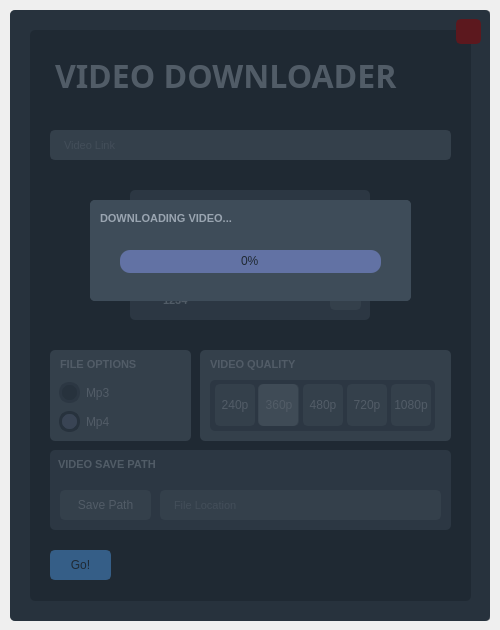
<?xml version="1.0" encoding="UTF-8"?>
<ui version="4.0">
 <class>MainWindow</class>
 <widget class="QMainWindow" name="MainWindow">
  <property name="geometry">
   <rect>
    <x>0</x>
    <y>0</y>
    <width>500</width>
    <height>630</height>
   </rect>
  </property>
  <property name="windowTitle">
   <string>MainWindow</string>
  </property>
  <widget class="QWidget" name="centralwidget">
   <widget class="QFrame" name="main_frame">
    <property name="geometry">
     <rect>
      <x>10</x>
      <y>10</y>
      <width>480</width>
      <height>611</height>
     </rect>
    </property>
    <property name="font">
     <font>
      <pointsize>8</pointsize>
     </font>
    </property>
    <property name="styleSheet">
     <string notr="true">background-color: rgb(50, 63, 75);
border-radius: 5px;</string>
    </property>
    <property name="frameShape">
     <enum>QFrame::StyledPanel</enum>
    </property>
    <property name="frameShadow">
     <enum>QFrame::Raised</enum>
    </property>
    <widget class="QFrame" name="inside_frame">
     <property name="geometry">
      <rect>
       <x>20</x>
       <y>20</y>
       <width>441</width>
       <height>571</height>
      </rect>
     </property>
     <property name="styleSheet">
      <string notr="true">	background-color: rgb(31, 41, 51);
	border-radius: 5px;</string>
     </property>
     <property name="frameShape">
      <enum>QFrame::StyledPanel</enum>
     </property>
     <property name="frameShadow">
      <enum>QFrame::Raised</enum>
     </property>
     <widget class="QLabel" name="main_logo_text">
      <property name="geometry">
       <rect>
        <x>25</x>
        <y>20</y>
        <width>391</width>
        <height>51</height>
       </rect>
      </property>
      <property name="font">
       <font>
        <family>Uni Sans Heavy CAPS</family>
        <pointsize>24</pointsize>
        <weight>75</weight>
        <bold>true</bold>
       </font>
      </property>
      <property name="styleSheet">
       <string notr="true">color: rgb(154, 165, 177)</string>
      </property>
      <property name="text">
       <string>VIDEO DOWNLOADER</string>
      </property>
     </widget>
     <widget class="QPushButton" name="download_button">
      <property name="geometry">
       <rect>
        <x>20</x>
        <y>520</y>
        <width>61</width>
        <height>30</height>
       </rect>
      </property>
      <property name="styleSheet">
       <string notr="true">QPushButton {
	border: 2px solid rgb(85, 170, 255);
	border-radius: 5px;	
	background-color: rgb(85, 170, 255);
	color: rgb(31, 41, 51)
}
QPushButton:hover {
	background-color: rgb(50, 190, 255);
	border: 2px solid rgb(50, 190, 255);
}
</string>
      </property>
      <property name="text">
       <string>Go!</string>
      </property>
     </widget>
     <widget class="QFrame" name="file_options_frame">
      <property name="geometry">
       <rect>
        <x>20</x>
        <y>320</y>
        <width>141</width>
        <height>91</height>
       </rect>
      </property>
      <property name="styleSheet">
       <string notr="true">	background-color: rgb(82, 96, 109);
	border-radius: 5px;</string>
      </property>
      <property name="frameShape">
       <enum>QFrame::StyledPanel</enum>
      </property>
      <property name="frameShadow">
       <enum>QFrame::Raised</enum>
      </property>
      <widget class="QRadioButton" name="mp3_radio_button">
       <property name="geometry">
        <rect>
         <x>9</x>
         <y>32</y>
         <width>96</width>
         <height>21</height>
        </rect>
       </property>
       <property name="styleSheet">
        <string notr="true">QRadioButton::indicator {
    border: 3px solid rgb(62, 76, 89);
	width: 15px;
	height: 15px;
	border-radius: 10px;
    background: rgb(50, 63, 75);
}

QRadioButton { 
	color: rgb(154, 165, 177)

}

QRadioButton::indicator:hover {
    border: 3px solid rgb(62, 76, 89);
}
QRadioButton::indicator:checked {
    background: 3px solid rgb(94, 106, 130);
	border: 3px solid rgb(50, 63, 75);	
}</string>
       </property>
       <property name="text">
        <string>Mp3</string>
       </property>
      </widget>
      <widget class="QRadioButton" name="mp4_radio_button">
       <property name="geometry">
        <rect>
         <x>9</x>
         <y>61</y>
         <width>96</width>
         <height>21</height>
        </rect>
       </property>
       <property name="styleSheet">
        <string notr="true">QRadioButton::indicator {
    border: 3px solid rgb(62, 76, 89);
	width: 15px;
	height: 15px;
	border-radius: 10px;
    background: rgb(50, 63, 75);
}

QRadioButton { 
	color: rgb(154, 165, 177)

}

QRadioButton::indicator:hover {
    border: 3px solid rgb(62, 76, 89);
}
QRadioButton::indicator:checked {
    background: 3px solid rgb(94, 106, 130);
	border: 3px solid rgb(50, 63, 75);	
}</string>
       </property>
       <property name="text">
        <string>Mp4</string>
       </property>
       <property name="checked">
        <bool>true</bool>
       </property>
      </widget>
      <widget class="QLabel" name="file_options_text">
       <property name="geometry">
        <rect>
         <x>10</x>
         <y>6</y>
         <width>211</width>
         <height>16</height>
        </rect>
       </property>
       <property name="font">
        <font>
         <family>Segoe UI</family>
         <pointsize>8</pointsize>
         <weight>75</weight>
         <bold>true</bold>
        </font>
       </property>
       <property name="styleSheet">
        <string notr="true">color: rgb(154, 165, 177)</string>
       </property>
       <property name="text">
        <string>FILE OPTIONS</string>
       </property>
      </widget>
     </widget>
     <widget class="QFrame" name="video_quality_frame">
      <property name="geometry">
       <rect>
        <x>170</x>
        <y>320</y>
        <width>251</width>
        <height>91</height>
       </rect>
      </property>
      <property name="styleSheet">
       <string notr="true">	background-color: rgb(82, 96, 109);
	border-radius: 5px;</string>
      </property>
      <property name="frameShape">
       <enum>QFrame::StyledPanel</enum>
      </property>
      <property name="frameShadow">
       <enum>QFrame::Raised</enum>
      </property>
      <widget class="QLabel" name="video_quality_text">
       <property name="geometry">
        <rect>
         <x>10</x>
         <y>6</y>
         <width>211</width>
         <height>16</height>
        </rect>
       </property>
       <property name="font">
        <font>
         <family>Segoe UI</family>
         <pointsize>8</pointsize>
         <weight>75</weight>
         <bold>true</bold>
        </font>
       </property>
       <property name="styleSheet">
        <string notr="true">color: rgb(154, 165, 177)</string>
       </property>
       <property name="text">
        <string>VIDEO QUALITY</string>
       </property>
      </widget>
      <widget class="QFrame" name="video_quality_selctor_frame">
       <property name="geometry">
        <rect>
         <x>10</x>
         <y>30</y>
         <width>225</width>
         <height>51</height>
        </rect>
       </property>
       <property name="styleSheet">
        <string notr="true">	background-color: rgb(62, 76, 89);
	border-radius: 5px;</string>
       </property>
       <property name="frameShape">
        <enum>QFrame::StyledPanel</enum>
       </property>
       <property name="frameShadow">
        <enum>QFrame::Raised</enum>
       </property>
       <widget class="QPushButton" name="button_240p">
        <property name="geometry">
         <rect>
          <x>5</x>
          <y>4</y>
          <width>40</width>
          <height>42</height>
         </rect>
        </property>
        <property name="styleSheet">
         <string notr="true">QPushButton {
	border: 2px solid rgb(82, 96, 109);
	border-radius: 5px;	
	background-color: rgb(82, 96, 109);
	color: rgb(154, 165, 177)
}
</string>
        </property>
        <property name="text">
         <string>240p</string>
        </property>
       </widget>
       <widget class="QPushButton" name="button_360p">
        <property name="geometry">
         <rect>
          <x>49</x>
          <y>4</y>
          <width>40</width>
          <height>42</height>
         </rect>
        </property>
        <property name="styleSheet">
         <string notr="true">QPushButton {
	border: 2px solid rgb(82, 96, 109);
	border-radius: 5px;	
	background-color: rgb(82, 96, 109);
	color: rgb(154, 165, 177)
}
</string>
        </property>
        <property name="text">
         <string>360p</string>
        </property>
       </widget>
       <widget class="QPushButton" name="button_480p">
        <property name="geometry">
         <rect>
          <x>93</x>
          <y>4</y>
          <width>40</width>
          <height>42</height>
         </rect>
        </property>
        <property name="styleSheet">
         <string notr="true">QPushButton {
	border: 2px solid rgb(82, 96, 109);
	border-radius: 5px;	
	background-color: rgb(82, 96, 109);
	color: rgb(154, 165, 177)
}
</string>
        </property>
        <property name="text">
         <string>480p</string>
        </property>
       </widget>
       <widget class="QPushButton" name="button_720p">
        <property name="geometry">
         <rect>
          <x>137</x>
          <y>4</y>
          <width>40</width>
          <height>42</height>
         </rect>
        </property>
        <property name="styleSheet">
         <string notr="true">QPushButton {
	border: 2px solid rgb(82, 96, 109);
	border-radius: 5px;	
	background-color: rgb(82, 96, 109);
	color: rgb(154, 165, 177)
}
</string>
        </property>
        <property name="text">
         <string>720p</string>
        </property>
       </widget>
       <widget class="QPushButton" name="button_1080p">
        <property name="geometry">
         <rect>
          <x>181</x>
          <y>4</y>
          <width>40</width>
          <height>42</height>
         </rect>
        </property>
        <property name="styleSheet">
         <string notr="true">QPushButton {
	border: 2px solid rgb(82, 96, 109);
	border-radius: 5px;	
	background-color: rgb(82, 96, 109);
	color: rgb(154, 165, 177)
}
</string>
        </property>
        <property name="text">
         <string>1080p</string>
        </property>
       </widget>
       <widget class="QFrame" name="video_quality_highlighter_frame">
        <property name="geometry">
         <rect>
          <x>48</x>
          <y>4</y>
          <width>40</width>
          <height>42</height>
         </rect>
        </property>
        <property name="styleSheet">
         <string notr="true">background-color: rgba(154, 165, 177, 100);</string>
        </property>
        <property name="frameShape">
         <enum>QFrame::StyledPanel</enum>
        </property>
        <property name="frameShadow">
         <enum>QFrame::Raised</enum>
        </property>
       </widget>
      </widget>
     </widget>
     <widget class="QFrame" name="video_save_path_frame">
      <property name="geometry">
       <rect>
        <x>20</x>
        <y>420</y>
        <width>401</width>
        <height>80</height>
       </rect>
      </property>
      <property name="styleSheet">
       <string notr="true">	background-color:rgb(62, 76, 89);
	border-radius: 5px;</string>
      </property>
      <property name="frameShape">
       <enum>QFrame::StyledPanel</enum>
      </property>
      <property name="frameShadow">
       <enum>QFrame::Raised</enum>
      </property>
      <widget class="QLineEdit" name="file_location_line_edit">
       <property name="enabled">
        <bool>false</bool>
       </property>
       <property name="geometry">
        <rect>
         <x>110</x>
         <y>40</y>
         <width>281</width>
         <height>30</height>
        </rect>
       </property>
       <property name="minimumSize">
        <size>
         <width>0</width>
         <height>30</height>
        </size>
       </property>
       <property name="font">
        <font>
         <family>Segoe UI</family>
         <pointsize>8</pointsize>
         <weight>50</weight>
         <italic>false</italic>
         <bold>false</bold>
         <underline>false</underline>
         <strikeout>false</strikeout>
         <kerning>true</kerning>
        </font>
       </property>
       <property name="cursor">
        <cursorShape>IBeamCursor</cursorShape>
       </property>
       <property name="styleSheet">
        <string notr="true">QLineEdit {
	background-color: rgb(82, 96, 109);
	border-radius: 5px;
	border: 2px solid rgb(82, 96, 109);
	padding-left: 10px;
	color: rgb(154, 165, 177)
}
QLineEdit:hover {
	border: 2px solid rgb(50, 63, 75);
}
QLineEdit:focus {
	border: 2px solid rgb(50, 63, 75);
}</string>
       </property>
       <property name="text">
        <string/>
       </property>
       <property name="placeholderText">
        <string>File Location</string>
       </property>
      </widget>
      <widget class="QPushButton" name="save_path_button">
       <property name="geometry">
        <rect>
         <x>10</x>
         <y>40</y>
         <width>91</width>
         <height>30</height>
        </rect>
       </property>
       <property name="styleSheet">
        <string notr="true">QPushButton {
	border: 2px solid rgb(82, 96, 109);
	border-radius: 5px;	
	background-color: rgb(82, 96, 109);
	color: rgb(154, 165, 177)
}
QPushButton:hover {
	background-color: rgb(97, 110, 124);
	border: 2px solid rgb(97, 110, 124);
}
</string>
       </property>
       <property name="text">
        <string>Save Path</string>
       </property>
      </widget>
      <widget class="QLabel" name="video_save_path_text">
       <property name="geometry">
        <rect>
         <x>8</x>
         <y>6</y>
         <width>211</width>
         <height>16</height>
        </rect>
       </property>
       <property name="font">
        <font>
         <family>Segoe UI</family>
         <pointsize>8</pointsize>
         <weight>75</weight>
         <bold>true</bold>
        </font>
       </property>
       <property name="styleSheet">
        <string notr="true">color: rgb(154, 165, 177)</string>
       </property>
       <property name="text">
        <string>VIDEO SAVE PATH</string>
       </property>
      </widget>
     </widget>
     <widget class="QFrame" name="video_preview_frame">
      <property name="geometry">
       <rect>
        <x>100</x>
        <y>160</y>
        <width>240</width>
        <height>130</height>
       </rect>
      </property>
      <property name="styleSheet">
       <string notr="true">	background-color:rgb(62, 76, 89);
	border-radius: 5px;</string>
      </property>
      <property name="frameShape">
       <enum>QFrame::StyledPanel</enum>
      </property>
      <property name="frameShadow">
       <enum>QFrame::Raised</enum>
      </property>
      <widget class="QLabel" name="video_title_text">
       <property name="geometry">
        <rect>
         <x>10</x>
         <y>10</y>
         <width>211</width>
         <height>16</height>
        </rect>
       </property>
       <property name="font">
        <font>
         <family>Segoe UI</family>
         <pointsize>8</pointsize>
         <weight>75</weight>
         <bold>true</bold>
        </font>
       </property>
       <property name="styleSheet">
        <string notr="true">color: rgb(154, 165, 177)</string>
       </property>
       <property name="text">
        <string>Video Title - Preview</string>
       </property>
      </widget>
      <widget class="QLabel" name="video_author_text">
       <property name="geometry">
        <rect>
         <x>10</x>
         <y>30</y>
         <width>211</width>
         <height>16</height>
        </rect>
       </property>
       <property name="font">
        <font>
         <family>Segoe UI</family>
         <pointsize>8</pointsize>
         <weight>75</weight>
         <bold>true</bold>
        </font>
       </property>
       <property name="styleSheet">
        <string notr="true">color: rgb(154, 165, 177)</string>
       </property>
       <property name="text">
        <string>Author: </string>
       </property>
      </widget>
      <widget class="QPushButton" name="views_button_icon">
       <property name="enabled">
        <bool>false</bool>
       </property>
       <property name="geometry">
        <rect>
         <x>0</x>
         <y>95</y>
         <width>41</width>
         <height>30</height>
        </rect>
       </property>
       <property name="styleSheet">
        <string notr="true">QPushButton {
	border-radius: 5px;	
	background-color: rgb(62, 76, 89);
	color: rgb(154, 165, 177)
}
QPushButton:hover {
	background-color: rgb(97, 110, 124);
	border: 2px solid rgb(97, 110, 124);
}
QPushButton:pressed {	
	background-color: rgb(170, 0, 170);
	border: 2px solid rgb(170, 0, 170);
}</string>
       </property>
       <property name="text">
        <string/>
       </property>
       <property name="icon">
        <iconset>
         <normaloff>icons/24x24/cil-people.png</normaloff>icons/24x24/cil-people.png</iconset>
       </property>
      </widget>
      <widget class="QLabel" name="views_text">
       <property name="geometry">
        <rect>
         <x>33</x>
         <y>102</y>
         <width>181</width>
         <height>16</height>
        </rect>
       </property>
       <property name="font">
        <font>
         <family>Segoe UI</family>
         <pointsize>8</pointsize>
         <weight>75</weight>
         <bold>true</bold>
        </font>
       </property>
       <property name="styleSheet">
        <string notr="true">color: rgb(154, 165, 177)</string>
       </property>
       <property name="text">
        <string>1234</string>
       </property>
      </widget>
      <widget class="QPushButton" name="refresh_video_preview_button">
       <property name="geometry">
        <rect>
         <x>200</x>
         <y>90</y>
         <width>31</width>
         <height>30</height>
        </rect>
       </property>
       <property name="styleSheet">
        <string notr="true">QPushButton {
	border: 2px solid rgb(82, 96, 109);
	border-radius: 5px;	
	background-color: rgb(82, 96, 109);
	color: rgb(154, 165, 177)
}
QPushButton:hover {
	background-color: rgb(97, 110, 124);
	border: 2px solid rgb(97, 110, 124);
}
</string>
       </property>
       <property name="text">
        <string/>
       </property>
       <property name="icon">
        <iconset>
         <normaloff>icons/24x24/cil-loop-circular.png</normaloff>icons/24x24/cil-loop-circular.png</iconset>
       </property>
      </widget>
     </widget>
     <widget class="QLineEdit" name="video_link_line_edit">
      <property name="geometry">
       <rect>
        <x>20</x>
        <y>100</y>
        <width>401</width>
        <height>30</height>
       </rect>
      </property>
      <property name="minimumSize">
       <size>
        <width>0</width>
        <height>30</height>
       </size>
      </property>
      <property name="font">
       <font>
        <family>Segoe UI</family>
        <pointsize>8</pointsize>
        <weight>50</weight>
        <italic>false</italic>
        <bold>false</bold>
        <underline>false</underline>
        <strikeout>false</strikeout>
        <kerning>true</kerning>
       </font>
      </property>
      <property name="cursor">
       <cursorShape>IBeamCursor</cursorShape>
      </property>
      <property name="styleSheet">
       <string notr="true">QLineEdit {
	background-color: rgb(82, 96, 109);
	border-radius: 5px;
	border: 2px solid rgb(82, 96, 109);
	padding-left: 10px;
	color: rgb(154, 165, 177)
}
QLineEdit:hover {
	border: 2px solid rgb(50, 63, 75);
}
QLineEdit:focus {
	border: 2px solid rgb(50, 63, 75);
}</string>
      </property>
      <property name="text">
       <string/>
      </property>
      <property name="placeholderText">
       <string>Video Link</string>
      </property>
     </widget>
    </widget>
    <widget class="QPushButton" name="close_button">
     <property name="geometry">
      <rect>
       <x>446</x>
       <y>9</y>
       <width>25</width>
       <height>25</height>
      </rect>
     </property>
     <property name="styleSheet">
      <string notr="true">QPushButton {
	border: 2px solid rgb(180, 0, 0);
	border-radius: 5px;	
	background-color: rgb(180, 0, 0);
	color: rgb(154, 165, 177)
}
QPushButton:hover {
	background-color: rgb(200, 0, 0);
	border: 2px solid rgb(200, 0, 0);
}
</string>
     </property>
     <property name="text">
      <string/>
     </property>
     <property name="icon">
      <iconset>
       <normaloff>icons/24x24/cil-x.png</normaloff>icons/24x24/cil-x.png</iconset>
     </property>
     <property name="iconSize">
      <size>
       <width>16</width>
       <height>16</height>
      </size>
     </property>
    </widget>
    <widget class="QFrame" name="downloading_frame">
     <property name="enabled">
      <bool>true</bool>
     </property>
     <property name="geometry">
      <rect>
       <x>80</x>
       <y>190</y>
       <width>321</width>
       <height>101</height>
      </rect>
     </property>
     <property name="styleSheet">
      <string notr="true">	background-color: rgb(62, 76, 89);
	border-radius: 5px;</string>
     </property>
     <property name="frameShape">
      <enum>QFrame::StyledPanel</enum>
     </property>
     <property name="frameShadow">
      <enum>QFrame::Raised</enum>
     </property>
     <widget class="QLabel" name="downloading_video_text">
      <property name="geometry">
       <rect>
        <x>10</x>
        <y>10</y>
        <width>211</width>
        <height>16</height>
       </rect>
      </property>
      <property name="font">
       <font>
        <family>Segoe UI</family>
        <pointsize>8</pointsize>
        <weight>75</weight>
        <bold>true</bold>
       </font>
      </property>
      <property name="styleSheet">
       <string notr="true">color: rgb(154, 165, 177)</string>
      </property>
      <property name="text">
       <string>DOWNLOADING VIDEO...</string>
      </property>
     </widget>
     <widget class="QProgressBar" name="video_downloading_progress_bar">
      <property name="geometry">
       <rect>
        <x>30</x>
        <y>50</y>
        <width>261</width>
        <height>23</height>
       </rect>
      </property>
      <property name="font">
       <font>
        <family>Segoe UI</family>
       </font>
      </property>
      <property name="styleSheet">
       <string notr="true">QProgressBar {
	background-color: rgb(98, 114, 164);
	color: rgb(31, 41, 51);
	border-style: none;
	border-radius: 10px;
	text-align: center;
}
QProgressBar::chunk{
	border-radius: 10px;
	background-color: qlineargradient(spread:pad, x1:0, y1:0.693, x2:1, y2:0.75, stop:0 rgb(131, 201, 255), stop:1 rgba(229, 49, 255, 255))
}</string>
      </property>
      <property name="value">
       <number>0</number>
      </property>
     </widget>
    </widget>
    <widget class="QFrame" name="disable_background_frame">
     <property name="geometry">
      <rect>
       <x>0</x>
       <y>0</y>
       <width>481</width>
       <height>611</height>
      </rect>
     </property>
     <property name="styleSheet">
      <string notr="true">	background-color: rgba(31, 41, 51, 150);
	border-radius: 5px;</string>
     </property>
     <property name="frameShape">
      <enum>QFrame::StyledPanel</enum>
     </property>
     <property name="frameShadow">
      <enum>QFrame::Raised</enum>
     </property>
     <widget class="QFrame" name="error_frame">
      <property name="enabled">
       <bool>true</bool>
      </property>
      <property name="geometry">
       <rect>
        <x>80</x>
        <y>190</y>
        <width>321</width>
        <height>101</height>
       </rect>
      </property>
      <property name="styleSheet">
       <string notr="true">	background-color: rgb(62, 76, 89);
	border-radius: 5px;</string>
      </property>
      <property name="frameShape">
       <enum>QFrame::StyledPanel</enum>
      </property>
      <property name="frameShadow">
       <enum>QFrame::Raised</enum>
      </property>
      <widget class="QLabel" name="pytube_error_text">
       <property name="geometry">
        <rect>
         <x>10</x>
         <y>10</y>
         <width>211</width>
         <height>16</height>
        </rect>
       </property>
       <property name="font">
        <font>
         <family>Segoe UI</family>
         <pointsize>8</pointsize>
         <weight>75</weight>
         <bold>true</bold>
        </font>
       </property>
       <property name="styleSheet">
        <string notr="true">color: rgb(154, 165, 177)</string>
       </property>
       <property name="text">
        <string>PYTUBE ERROR!</string>
       </property>
      </widget>
      <widget class="QLineEdit" name="error_message_line_edit">
       <property name="enabled">
        <bool>false</bool>
       </property>
       <property name="geometry">
        <rect>
         <x>20</x>
         <y>40</y>
         <width>281</width>
         <height>31</height>
        </rect>
       </property>
       <property name="minimumSize">
        <size>
         <width>0</width>
         <height>30</height>
        </size>
       </property>
       <property name="font">
        <font>
         <family>Segoe UI</family>
         <pointsize>8</pointsize>
         <weight>50</weight>
         <italic>false</italic>
         <bold>false</bold>
         <underline>false</underline>
         <strikeout>false</strikeout>
         <kerning>true</kerning>
        </font>
       </property>
       <property name="cursor">
        <cursorShape>IBeamCursor</cursorShape>
       </property>
       <property name="styleSheet">
        <string notr="true">QLineEdit {
	background-color: rgb(82, 96, 109);
	border-radius: 5px;
	border: 2px solid rgb(82, 96, 109);
	padding-left: 10px;
	color: rgb(154, 165, 177)
}
QLineEdit:hover {
	border: 2px solid rgb(50, 63, 75);
}
QLineEdit:focus {
	border: 2px solid rgb(50, 63, 75);
}</string>
       </property>
       <property name="text">
        <string/>
       </property>
       <property name="placeholderText">
        <string>Error Message </string>
       </property>
      </widget>
      <widget class="QPushButton" name="close_error_frame_button">
       <property name="geometry">
        <rect>
         <x>290</x>
         <y>6</y>
         <width>25</width>
         <height>25</height>
        </rect>
       </property>
       <property name="styleSheet">
        <string notr="true">QPushButton {
	border: 2px solid rgb(82, 96, 109);
	border-radius: 5px;	
	background-color: rgb(82, 96, 109);
	color: rgb(154, 165, 177)
}
QPushButton:hover {
	background-color: rgb(200, 0, 0);
	border: 2px solid rgb(200, 0, 0);
}
</string>
       </property>
       <property name="text">
        <string/>
       </property>
       <property name="icon">
        <iconset>
         <normaloff>icons/24x24/cil-x.png</normaloff>icons/24x24/cil-x.png</iconset>
       </property>
       <property name="iconSize">
        <size>
         <width>16</width>
         <height>16</height>
        </size>
       </property>
      </widget>
     </widget>
    </widget>
    <zorder>inside_frame</zorder>
    <zorder>close_button</zorder>
    <zorder>disable_background_frame</zorder>
    <zorder>downloading_frame</zorder>
   </widget>
  </widget>
 </widget>
 <resources>
  <include location="../../Desktop/Simple_PySide_Base-master/Simple_PySide_Base-master/files.qrc"/>
 </resources>
 <connections/>
</ui>
